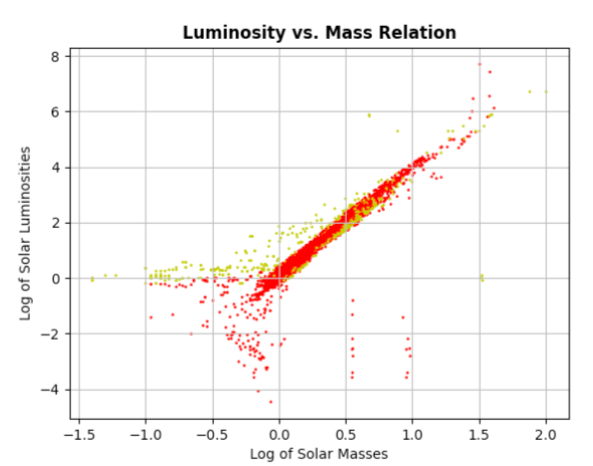

Source code (Python):
#Cluster_Number,Number_in_cluster,UBV_source_num,B-V_Mag,V_Mag,Lum_Class,Log_Temp(K),Log_lum(Sun),Age(yr),Mass (Sun),Prob(Age/mass)
import PP_library as lib
import math
import matplotlib.pyplot as plt

data = lib.loadList('stellar_data#4.csv')

lumList = []
massList = []
cList = []
for n in range(len(data)):
    luminosity_log = data[n][7]
    mass = data[n][9]
    lumClass = float(data[n][5])
    if luminosity_log != '' and mass != '':
        lumList.append(float(luminosity_log))
        mass_log = math.log10(float(mass))
        massList.append(mass_log)
        if lumClass == 5:
            cList.append('r')
        else:
            cList.append('y')

x = massList
y = lumList
c = cList
plt.scatter(x,y,1,c)
plt.title('Luminosity vs. Mass Relation',fontweight='bold')
plt.xlabel('Log of Solar Masses')
plt.ylabel('Log of Solar Luminosities')
plt.grid(True)
plt.show()
